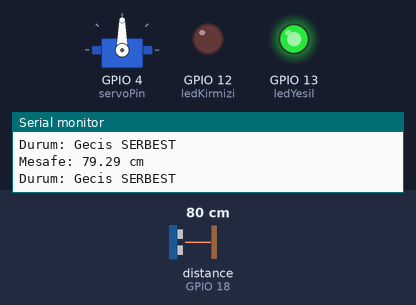
This sketch was run on a simulated ESP32. Shown: servo, output pins drawn as LEDs (lit = HIGH), the last lines printed to the serial monitor. Wiring (inferred from the names in the program): ultrasonic range finder: trigger GPIO 5; echo GPIO 18. The inputs (shaded band) are chosen by the test bench; at power-on: distance to the obstacle (sensor on GPIO 18) 80 cm. The echo pulse lasts 58.3 µs per cm; pins used as bus, display or sensor lines are not drawn.

Above: at 1.2 s.
1.3 s: distance to the obstacle (sensor on GPIO 18) set to 22 cm
2.8 s: distance to the obstacle (sensor on GPIO 18) set to 18 cm
At 3.3 s:
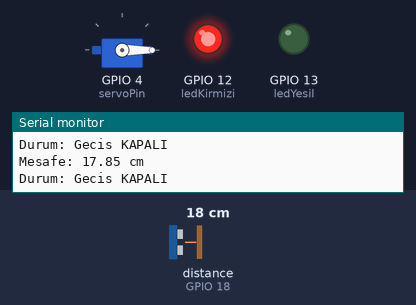
4.3 s: distance to the obstacle (sensor on GPIO 18) set to 35 cm
At 5.1 s:
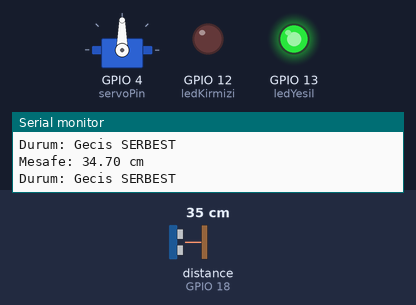
5.9 s: distance to the obstacle (sensor on GPIO 18) set to 2 cm
At 7.0 s:
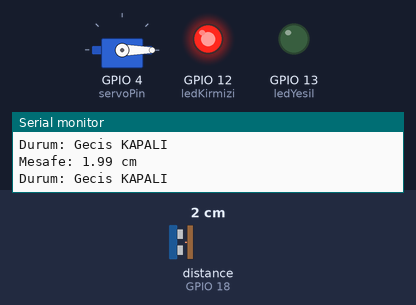
Timing chart, 0 to 8.5 s (numbered marks = the images above; inputs shaded):
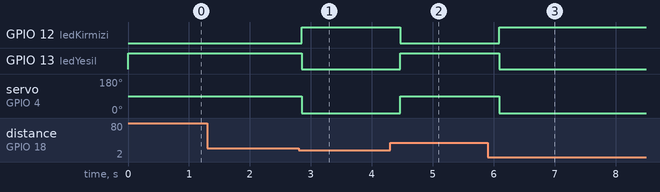

The sketch:

servobariyer2.ino
```cpp
#include <ESP32Servo.h>

// --- PIN TANIMLAMALARI (ESP32 Uyumlu Güvenli Pinler) ---
const int trigPin = 5;    // Eski: 9 (Değiştirildi)
const int echoPin = 18;   // Eski: 10 (Değiştirildi)

const int ledYesil = 13;  // Eski: 2
const int ledKirmizi = 12;// Eski: 3

const int servoPin = 4;   // Eski: 6

Servo bariyer;

// Değişkenler
float mesafe = 0;
long sure = 0;

void setup() {
  Serial.begin(115200); // ESP32 standardı

  pinMode(trigPin, OUTPUT);
  pinMode(echoPin, INPUT); // DÜZELTME: INTPUT -> INPUT

  pinMode(ledYesil, OUTPUT);
  pinMode(ledKirmizi, OUTPUT);

  bariyer.attach(servoPin);
  bariyer.write(0); // Başlangıçta kapalı olsun
}

void loop() {
  // 1. Mesafeyi Ölç
  mesafe = mesafeOlc();

  // 2. Ekrana Yaz
  Serial.print("Mesafe: ");
  Serial.print(mesafe);
  Serial.println(" cm");

  // 3. Karar Ver ve Uygula
  sistemiYonet(mesafe);

  delay(200); // Okuma sıklığını biraz yavaşlat
}

// --- YARDIMCI FONKSİYONLAR ---

// GÖREV 1: Sadece mesafe ölçer ve sonucu döndürür
float mesafeOlc() {
  digitalWrite(trigPin, LOW);
  delayMicroseconds(2);
  digitalWrite(trigPin, HIGH);
  delayMicroseconds(10); // DÜZELTME: Yazım hatası giderildi
  digitalWrite(trigPin, LOW);

  sure = pulseIn(echoPin, HIGH, 30000); // 30ms bekleme süresi

  if (sure == 0) {
    return -1; // Hata durumunda -1 döndür
  }

  float uzaklik = (sure * 0.034) / 2.0;
  return uzaklik;
}

// GÖREV 2: Ana Karar Mekanizması (Servo'yu yönetir, LED'ciye emir verir)
void sistemiYonet(float d) {
  // Hatalı ölçümse işlem yapma
  if (d == -1) return;

  // Bariyer Kontrol Mantığı
  if (d > 20) {
    // Araç Uzakta -> GEÇİŞ SERBEST (Bariyer AÇIK)
    bariyer.write(90);
    ledIslemi(1); // 1 kodu "Geçiş Serbest" demek olsun
    Serial.println("Durum: Gecis SERBEST");
  }
  else {
    // Araç Yakında/Yok -> KAPALI
    bariyer.write(0);
    ledIslemi(0); // 0 kodu "Kapalı" demek olsun
    Serial.println("Durum: Gecis KAPALI");
  }
}

// GÖREV 3: İsteğin üzerine LED'leri kontrol eden ÖZEL fonksiyon
void ledIslemi(int durum) {
  if (durum == 1) {
    // Geçiş Serbest Modu (Yeşil Yanar)
    digitalWrite(ledYesil, HIGH);
    digitalWrite(ledKirmizi, LOW);
  }
  else {
    // Kapalı Modu (Kırmızı Yanar)
    digitalWrite(ledYesil, LOW);
    digitalWrite(ledKirmizi, HIGH);
  }
}
```

Measured:
- the behaviour switches between 21 and 20 cm on distance to the obstacle (sensor on GPIO 18) (found by bisection; images 0 and 1)
- after the input at 2.8 s, GPIO 12 (ledKirmizi): LOW → HIGH after 0.05 s; GPIO 13 (ledYesil): HIGH → LOW after 0.05 s; servo on GPIO 4 (servoPin): 90° → 0° after 0.05 s
- after the input at 4.3 s, GPIO 12 (ledKirmizi): HIGH → LOW after 0.17 s; GPIO 13 (ledYesil): LOW → HIGH after 0.17 s; servo on GPIO 4 (servoPin): 0° → 90° after 0.17 s
- after the input at 5.9 s, GPIO 12 (ledKirmizi): LOW → HIGH after 0.19 s; GPIO 13 (ledYesil): HIGH → LOW after 0.19 s; servo on GPIO 4 (servoPin): 90° → 0° after 0.19 s
